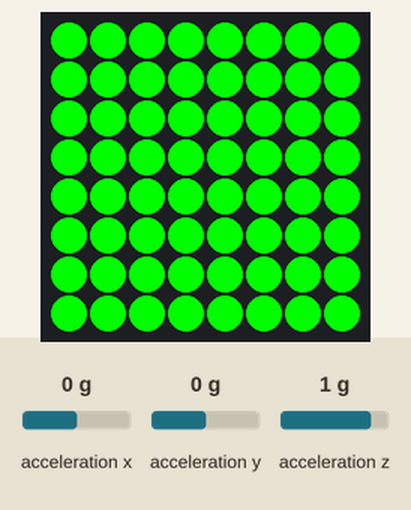
Simulated run of this program. Board: Raspberry Pi (BCM pin numbers) with a Sense HAT. On the bench: the Sense HAT's 8×8 RGB LED matrix. Inputs (shaded band) come from the test bench; at power-on: acceleration x 0 g, acceleration y 0 g, acceleration z 1 g.

Above: at 0.1 s.

The program:

blynk_movement.py
```python
import BlynkLib
import time
from sense_hat import SenseHat
from shakey import is_shaken

GREEN = (0, 255, 0)  # RGB for green
RED = (255, 0, 0)    # RGB for red

# Initialise Sense HAT
sense = SenseHat()
sense.clear(GREEN)  # Start with green color

# Blynk authentication token
BLYNK_AUTH = 'KgE35mx5JhqgzW1n_im5zOxq4ARybSF2'
# Initialise the Blynk instance
blynk = BlynkLib.Blynk(BLYNK_AUTH)


if __name__ == "__main__":
    while True:
        blynk.run()
        if is_shaken():
            print("Security device moved.")
            blynk.log_event("movement_event")
            sense.clear(RED)  # Set LEDs to red
            blynk.virtual_write(3, 1)
            time.sleep(2)  # Keep red for a second
            sense.clear(GREEN)  # Reset back to green
            blynk.virtual_write(3, 0)

        # Short delay to prevent high CPU usage
        time.sleep(0.1)
```

shakey.py
```python
from sense_hat import SenseHat
import time

GREEN = (0, 255, 0)  # RGB for green
RED = (255, 0, 0)    # RGB for red

# Initialise Sense HAT
sense = SenseHat()
sense.clear(GREEN)  # Start with green color

# Define threshold for shake detection
SHAKE_THRESHOLD = 1.5  # Adjust as needed for sensitivity

def is_shaken():
    # Get raw accelerometer data
    shaken=False
    accel = sense.get_accelerometer_raw()
    x = abs(accel['x'])
    y = abs(accel['y'])
    z = abs(accel['z'])

    if x > SHAKE_THRESHOLD or y > SHAKE_THRESHOLD or z > SHAKE_THRESHOLD:
        shaken=True
    # Check if the acceleration exceeds the shake threshold on any axis
    return shaken

if __name__ == "__main__":
    while True:
        if is_shaken():
            print("Shakey shakey")
            sense.clear(RED)  # Set LEDs to red
            time.sleep(1)  # Keep red for a second
            sense.clear(GREEN)  # Reset back to green

        # Short delay to prevent high CPU usage
        time.sleep(0.1)
```
